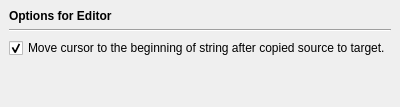
        <widget class="QWidget" name="page" >
         <layout class="QGridLayout" >
          <property name="margin" >
           <number>9</number>
          </property>
          <property name="spacing" >
           <number>6</number>
          </property>
          <item row="3" column="0" >
           <spacer>
            <property name="orientation" >
             <enum>Qt::Vertical</enum>
            </property>
            <property name="sizeHint" >
             <size>
              <width>20</width>
              <height>40</height>
             </size>
            </property>
           </spacer>
          </item>
          <item row="2" column="0" >
           <widget class="QFrame" name="frame_7" >
            <layout class="QGridLayout" >
             <property name="margin" >
              <number>0</number>
             </property>
             <property name="spacing" >
              <number>6</number>
             </property>
             <item row="0" column="0" >
              <widget class="QCheckBox" name="chkCursorHome" >
               <property name="sizePolicy" >
                <sizepolicy>
                 <hsizetype>7</hsizetype>
                 <vsizetype>0</vsizetype>
                 <horstretch>0</horstretch>
                 <verstretch>0</verstretch>
                </sizepolicy>
               </property>
               <property name="whatsThis" >
                <string>&lt;html>&lt;head>&lt;meta name="qrichtext" content="1" />&lt;style type="text/css">
p, li { white-space: pre-wrap; }
&lt;/style>&lt;/head>&lt;body style=" font-family:'Sans Serif'; font-size:9pt; font-weight:400; font-style:normal; text-decoration:none;">
&lt;p style=" margin-top:14px; margin-bottom:12px; margin-left:0px; margin-right:0px; -qt-block-indent:0; text-indent:0px; font-size:large; font-weight:600;">&lt;span style=" font-size:large;">Options for Editor&lt;/span>&lt;/p>
&lt;p style=" margin-top:0px; margin-bottom:0px; margin-left:0px; margin-right:0px; -qt-block-indent:0; text-indent:0px;">Set to move cursor to the beginning of string after copied source to target, otherwise keep the cursor untouched.&lt;/p>&lt;/body>&lt;/html></string>
               </property>
               <property name="text" >
                <string>Move cursor to the beginning of string after copied source to target.</string>
               </property>
               <property name="checked" >
                <bool>true</bool>
               </property>
              </widget>
             </item>
            </layout>
           </widget>
          </item>
          <item row="1" column="0" >
           <widget class="Line" name="line_6" >
            <property name="orientation" >
             <enum>Qt::Horizontal</enum>
            </property>
           </widget>
          </item>
          <item row="0" column="0" >
           <widget class="QLabel" name="label_8" >
            <property name="sizePolicy" >
             <sizepolicy>
              <hsizetype>7</hsizetype>
              <vsizetype>5</vsizetype>
              <horstretch>0</horstretch>
              <verstretch>0</verstretch>
             </sizepolicy>
            </property>
            <property name="font" >
             <font>
              <weight>75</weight>
              <bold>true</bold>
             </font>
            </property>
            <property name="text" >
             <string>Options for Editor</string>
            </property>
           </widget>
          </item>
         </layout>
        </widget>
